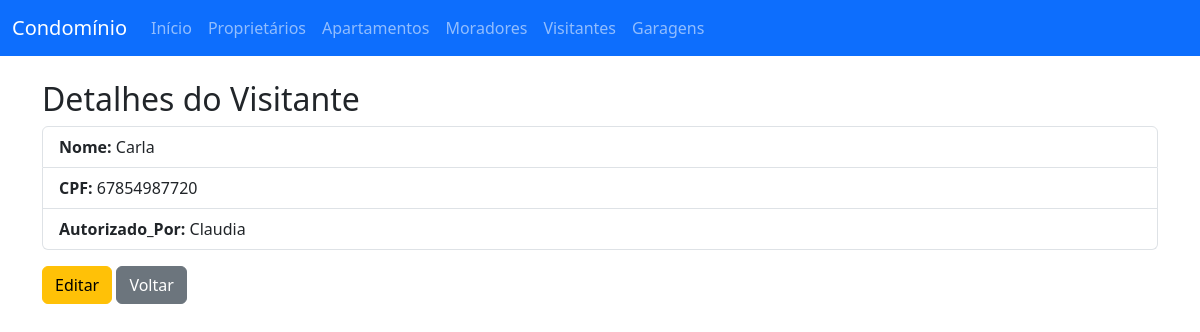
/visitantes/visitante/12/, run on the app's committed database.
### visitantes/models.py (models this page shows, shortened)
class Visitante(models.Model):
    nome = models.CharField(max_length=100)
    cpf = models.CharField(max_length=14)
    data_entrada = models.DateTimeField(auto_now_add=True)
    data_saida = models.DateTimeField(null=True, blank=True)
    autorizado_por = models.ForeignKey(Morador, on_delete=models.CASCADE)
    destino = models.ForeignKey(Apartamento, on_delete=models.CASCADE)

### usuarios/models.py (models this page shows)
class Usuario(AbstractUser):
    PERFIS = (
        ('sindico', 'Síndico'),
        ('porteiro', 'Porteiro'),
        ('morador', 'Morador'),
        ('proprietario', 'Proprietário'),
    )
    perfil = models.CharField(max_length=20, choices=PERFIS)
    def __str__(self):
        return self.username

### visitantes/views.py (the view)
# urls.py: path('visitante/<int:pk>/', VisitanteDetailView.as_view(), name='visitante_detail'),
class VisitanteDetailView(DetailView):
    model = Visitante
    template_name = 'visitantes/visitante_detail.html'
    context_object_name = 'visitante'

### visitantes/templates/visitantes/visitante_detail.html (shortened to what this page needs)
{% extends 'visitantes/base.html' %}
{% block content %}
<h2>Detalhes do Visitante</h2>
<ul class="list-group mb-3">
    <li class="list-group-item"><strong>Nome:</strong> {{ visitante.nome }} </li>
    <li class="list-group-item"><strong>CPF:</strong> {{ visitante.cpf }}</li>
    <li class="list-group-item"><strong>Autorizado_Por:</strong> {{ visitante.autorizado_por }}</li>
</ul>
<a href="{% url 'visitante_update' visitante.pk %}" class="btn btn-warning">Editar</a>
<a href="{% url 'visitante_list' %}" class="btn btn-secondary">Voltar</a>
{% endblock %}

### data on the page
Visitante: nome "Carla", cpf "67854987720", autorizado_por "Claudia"
